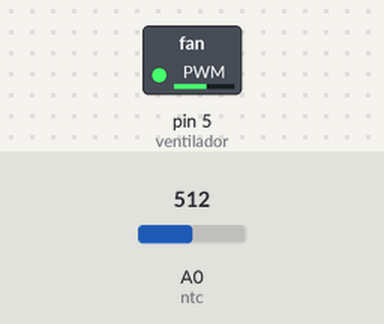
The sketch below on a simulated Arduino Uno, built with avr-gcc and run on an emulated ATmega328P. On the bench: switched loads named in the sketch (green lamp = pin HIGH). The test bench sets the inputs (shaded band); at power-on: A0 (ntc) = 512.

Above: at 1.2 s.
1.3 s: A0 (ntc) set to 716
At 2.1 s:
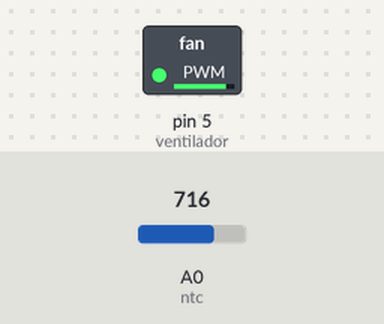
2.8 s: A0 (ntc) set to 306
At 4.0 s:
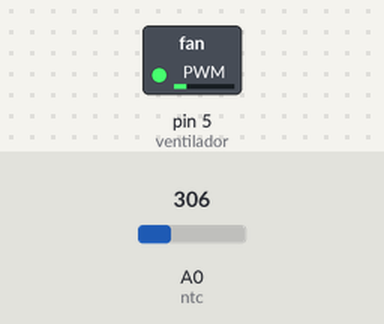
4.3 s: A0 (ntc) set to 810
At 5.6 s:
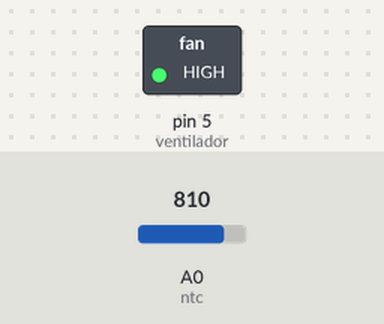
Timing chart, 0 to 7.3 s (numbered marks = the images above; inputs shaded):
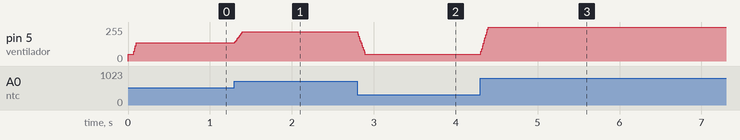

The sketch:

SistemadeVentilacaocomControle.ino
```cpp
const int ntc = A0;
const int ventilador = 5;

// Ajustes
int tempMin = 300;
int tempMax = 800;

// Média móvel sem delay
const int numLeituras = 10;
int leituras[numLeituras];
int indice = 0;
long soma = 0;
int tempFiltrada = 0;

unsigned long tempoAnterior = 0;
const int intervalo = 10; // ms entre leituras

void setup() {
  pinMode(ventilador, OUTPUT);

  // Inicializa vetor
  for (int i = 0; i < numLeituras; i++) {
    leituras[i] = 0;
  }
}

void loop() {
  unsigned long agora = millis();

  // 🔹 Leitura periódica sem travar
  if (agora - tempoAnterior >= intervalo) {
    tempoAnterior = agora;

    // Remove valor antigo da soma
    soma -= leituras[indice];

    // Nova leitura
    leituras[indice] = analogRead(ntc);

    // Soma nova leitura
    soma += leituras[indice];

    // Avança índice circular
    indice++;
    if (indice >= numLeituras) indice = 0;

    // Calcula média
    tempFiltrada = soma / numLeituras;
  }

  // 🔹 Controle proporcional
  int pwm;

  if (tempFiltrada <= tempMin) {
    pwm = 50; // mínimo
  }
  else if (tempFiltrada >= tempMax) {
    pwm = 255; // máximo
  }
  else {
    pwm = map(tempFiltrada, tempMin, tempMax, 50, 255);
  }

  analogWrite(ventilador, pwm);
}
```

Measured:
- after the input at 1.3 s, pin 5 (ventilador): moves from 136/255 to 220/255 over 0.09 s, starting at once
- after the input at 2.8 s, pin 5 (ventilador): moves from 220/255 to 52/255 over 0.09 s, starting at once
- after the input at 4.3 s, pin 5 (ventilador): moves from 52/255 to 255/255 over 0.09 s, starting at once
